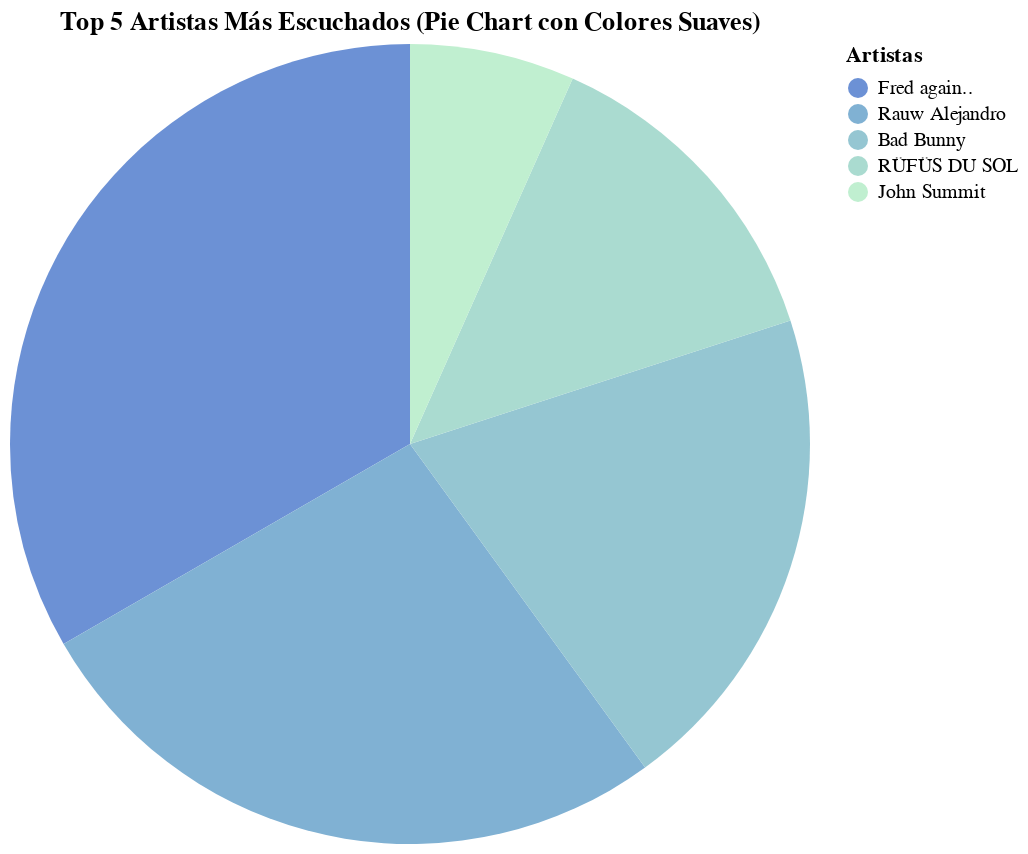

Notebook cell for this chart:
### Code cell
# 1. Obtener mis artistas más escuchados (Top 5)
top_artists = sp.current_user_top_artists(limit=5, time_range='medium_term')
artist_names = [artist['name'] for artist in top_artists['items']]
print("Mis artistas más escuchados:")

# Crear un DataFrame con ranking inverso como proporción
df_artists = pd.DataFrame({
    "Artista": artist_names,
    "Proporción": list(range(len(artist_names), 0, -1))  # Ranking inverso (5, 4, 3, 2, 1)
})
# Imprimir la lista de artistas más escuchados
print("Artistas más escuchados:")
for idx, artist in enumerate(df_artists["Artista"], start=1):
    print(f"{idx}. {artist}")

# Ordenar el DataFrame por la proporción (mayor a menor)
df_artists = df_artists.sort_values("Proporción", ascending=False)

# Definir colores personalizados más suaves
color_scale = alt.Scale(
    domain=artist_names,
    range=["#6c91d5", "#80b1d3", "#95c6d2", "#aadbd0", "#c0efd0"]  # Colores suaves en tonos azules/verdes
)

# Crear la gráfica de Pie Chart
pie_chart = alt.Chart(df_artists).mark_arc().encode(
    theta=alt.Theta("Proporción:Q", title="Proporción (Ranking inverso)"),  # Proporciones basadas en tu ranking
    color=alt.Color("Artista:N", scale=color_scale, legend=alt.Legend(title="Artistas")),
    tooltip=["Artista", "Proporción"]
).properties(
    title="Top 5 Artistas Más Escuchados (Pie Chart con Colores Suaves)",
    width=400,
    height=400
)

pie_chart.display()

### Figure 1 — Vega-Lite specification as saved in the notebook (floating-point values rounded to 4 significant figures)
{"config": {"view": {"continuousWidth": 300, "continuousHeight": 300}}, "data": {"name": "data-4d5c87b687d7874b5d4c765e955ab895"}, "mark": {"type": "arc"}, "encoding": {"color": {"field": "Artista", "legend": {"title": "Artistas"}, "scale": {"domain": ["Fred again..", "Rauw Alejandro", "Bad Bunny", "RÜFÜS DU SOL", "John Summit"], "range": ["#6c91d5", "#80b1d3", "#95c6d2", "#aadbd0", "#c0efd0"]}, "type": "nominal"}, "theta": {"field": "Proporción", "title": "Proporción (Ranking inverso)", "type": "quantitative"}, "tooltip": [{"field": "Artista", "type": "nominal"}, {"field": "Proporción", "type": "quantitative"}]}, "height": 400, "title": "Top 5 Artistas Más Escuchados (Pie Chart con Colores Suaves)", "width": 400, "$schema": "https://vega.github.io/schema/vega-lite/v5.20.1.json", "datasets": {"data-4d5c87b687d7874b5d4c765e955ab895": [{"Artista": "Fred again..", "Proporción": 5}, {"Artista": "Rauw Alejandro", "Proporción": 4}, {"Artista": "Bad Bunny", "Proporción": 3}, {"Artista": "RÜFÜS DU SOL", "Proporción": 2}, {"Artista": "John Summit", "Proporción": 1}]}}
